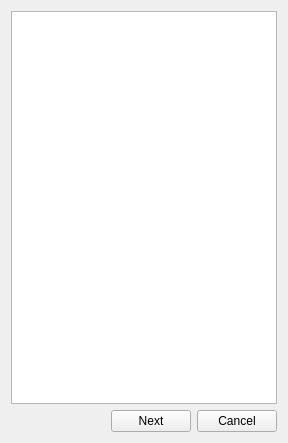
<?xml version="1.0" encoding="UTF-8"?>
<ui version="4.0">
 <class>DlgReport_Type</class>
 <widget class="QWidget" name="DlgReport_Type">
  <property name="geometry">
   <rect>
    <x>0</x>
    <y>0</y>
    <width>288</width>
    <height>443</height>
   </rect>
  </property>
  <property name="windowTitle">
   <string>Form</string>
  </property>
  <layout class="QVBoxLayout" name="verticalLayout_2">
   <item>
    <layout class="QVBoxLayout" name="verticalLayout">
     <item>
      <widget class="QListWidget" name="typeList"/>
     </item>
    </layout>
   </item>
   <item>
    <layout class="QHBoxLayout" name="horizontalLayout">
     <item>
      <spacer name="horizontalSpacer">
       <property name="orientation">
        <enum>Qt::Horizontal</enum>
       </property>
       <property name="sizeHint" stdset="0">
        <size>
         <width>38</width>
         <height>20</height>
        </size>
       </property>
      </spacer>
     </item>
     <item>
      <widget class="QPushButton" name="btnNext">
       <property name="text">
        <string>Next</string>
       </property>
      </widget>
     </item>
     <item>
      <widget class="QPushButton" name="btnCancel">
       <property name="text">
        <string>Cancel</string>
       </property>
      </widget>
     </item>
    </layout>
   </item>
  </layout>
 </widget>
 <resources/>
 <connections/>
</ui>
